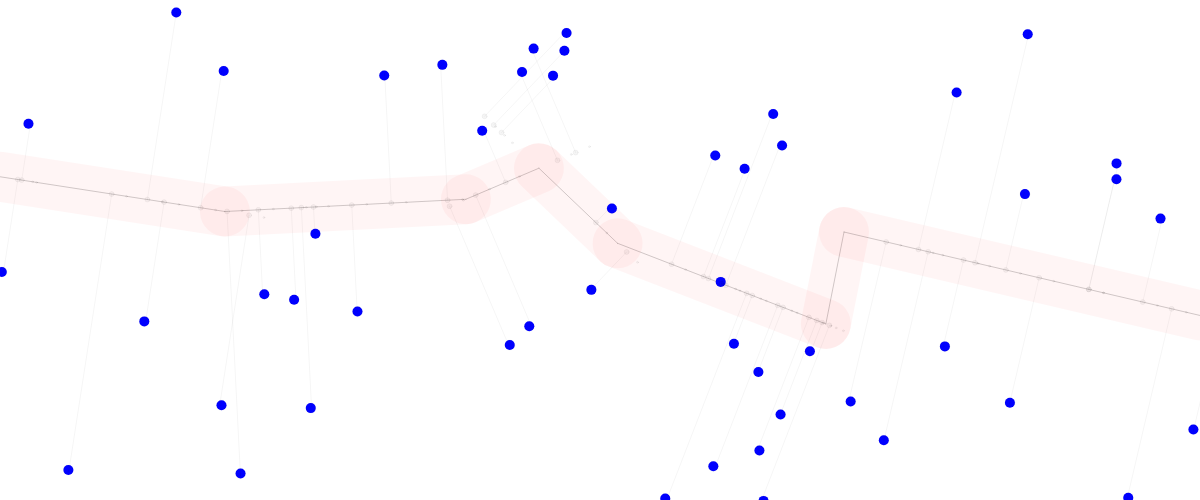
Frame 1 (no input)
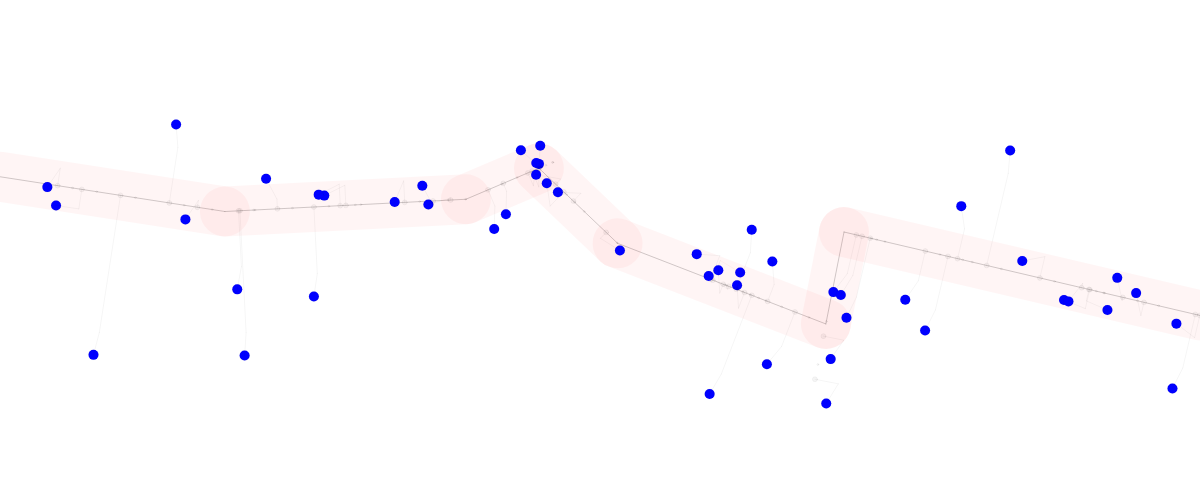
Frame 60 (no input)
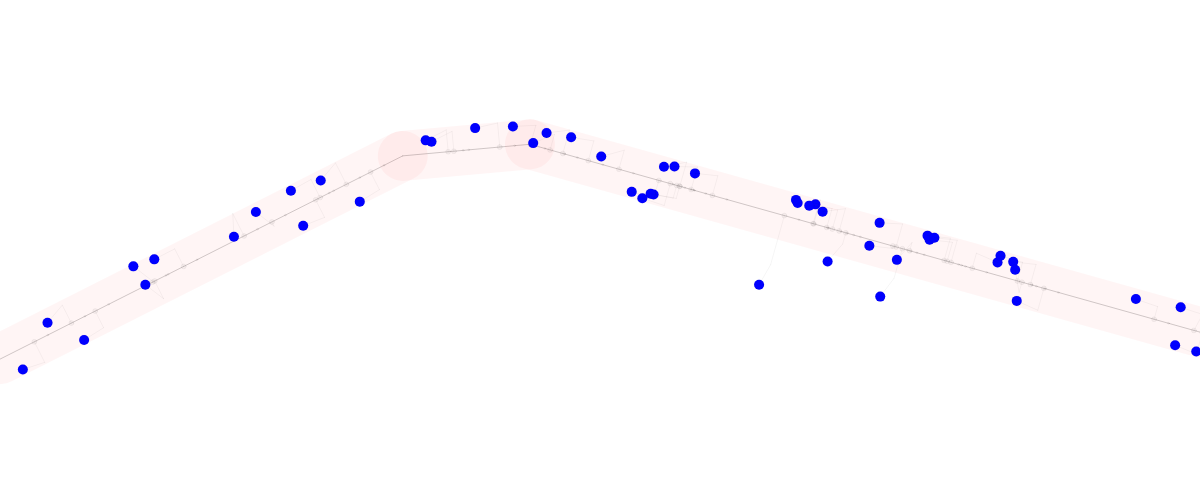
Frame 120 (the mouse pressed at the canvas centre since frame 60)

The p5.js sketch that drew these frames (run headless with seeded random() and noise() and a simulated clock; from frame 60 on, the mouse is pressed at the canvas centre):

// p5.js sketch
// ── sketch.js
var path = [], pathRad = 25, recordDist, pathCount, seeker = [], seekers = 50

function setup() {
	createCanvas(window.innerWidth, 500)
	createNewPath()
	for(var i = 0; i< seekers; i++){	
		seeker[i] = new Seeker()	
		seeker[i].applyForce(createVector(random(-5,5), random(-5,5)))	
	}
}

function draw(){
	background(255)
	drawPath()
	for(var i = 0; i< seekers; i++){	
		seeker[i].update()
		seeker[i].checkEdge()
		seeker[i].display()
	}
}

function Seeker(){
	this.loc = createVector(random(width), random(height))
	this.predictedLoc = createVector()
	this.vel = createVector()
	this.acc = createVector()
	this.target = createVector()
	this.normalPt = createVector()
	this.recordDist = 1000
}


Seeker.prototype = {
	applyForce : function(f){
		this.acc.add(f)
	},
	display: function(){
		strokeWeight(1)
		fill(0,0,255)
		ellipse(this.loc.x, this.loc.y, 10)
		var pLoc = this.predictedLoc
		var objLoc = this.loc
		var tPt = this.target
		var nPt = this.normalPt
		if(dist(pLoc.x, pLoc.y, objLoc.x, objLoc.y)<100){
			line(pLoc.x, pLoc.y, objLoc.x, objLoc.y)
			fill(0, 10)
			stroke(0, 10)
			ellipse(tPt.x, tPt.y, 2)
			ellipse(nPt.x, nPt.y, 5)	
			line(nPt.x, nPt.y, pLoc.x, pLoc.y)	
		}		
	},
	update: function(){
		this.predictLoc()
		this.path()
		this.seek()
		this.vel.add(this.acc)
		this.vel.limit(2)
		this.loc.add(this.vel)
		this.acc.mult(0)
	},
	predictLoc: function(){
		var predict = this.vel.copy()
		var projectedLoc = predict.normalize().mult(25)
		projectedLoc.add(this.loc)
		this.predictedLoc = projectedLoc
	},
	path: function(){
		for(var i = pathCount-1; i>0; i--){
			if(this.predictedLoc.x > path[i-1].x && this.predictedLoc.x < path[i].x){
				var newNormal = this.getNormal(path[i-1], path[i])
				var newDist = newNormal.distance
				if(newDist<this.recordDist){				
					this.recordDist = newDist	
				}
				this.target = newNormal.thisTarget
				this.normalPt = newNormal.thisNormalPt
			}
		}
	},
	distance: function(){
		return dist(this.predictedLoc.x, this.predictedLoc.y, this.normalPt.x, this.normalPt.y)
	},
	seek: function(){
		var desired = this.target.copy()
		desired.sub(this.loc)
		
		var d = desired.mag(),
			maxSp = 1
		
		desired.normalize()	
		desired.limit(maxSp)
		if(this.distance() > pathRad){
			this.applyForce(desired)			
		}
	},
	checkEdge: function(){
		if(this.loc.x > width){
			this.loc.x = 0
			var yPos = this.loc.y - path[pathCount-1].y
			this.loc.y = path[0].y + yPos
		}
		if(this.loc.x< 0){
			this.loc.x = width
		}
	},
	getNormal: function(start, end){		
		var start = start.copy() 
		var a = this.predictedLoc.copy().sub(start)
		var b = end.copy().sub(start)
		var c = end.copy()

		b.normalize()
		thisTarget = b.copy()
		var fact = a.dot(b)
		b.mult(fact)
		thisNormalPt  = p5.Vector.add(start, b)
		var remaining = dist(end.x, end.y, c.x, c.y)
		thisTarget.mult(fact+15).add(start)
		
		return {
			thisTarget: thisTarget,
			thisNormalPt: thisNormalPt,
			distance: dist(this.predictedLoc.x, this.predictedLoc.y, thisNormalPt.x, thisNormalPt.y)
		}
	}
}

function createNewPath(){
	var pathNodes = round(random(4,10));
	pathCount = pathNodes
	path[0] = createVector(0, randomH());
	for(var i = 1; i< pathNodes-1; i++){	
		path[i] = createVector(random(width)/(pathNodes/2) + path[i-1].x, randomH());
	}
	path[pathNodes-1] = createVector(width, randomH())
}

function randomH(){
	return random(height/2-height/4, height/2+height/4)
}

function drawPath(){
	for(var i = 1; i< pathCount; i++){	
		var prv = path[i-1],
			ths = path[i]
		stroke(0, 50)
		strokeWeight(1)
		line(prv.x, prv.y, ths.x, ths.y)
		stroke(255,0,0, 10)
		strokeWeight(pathRad*2)
		line(prv.x, prv.y, ths.x, ths.y)		
	}
}

function mousePressed(){
	createNewPath()
}
